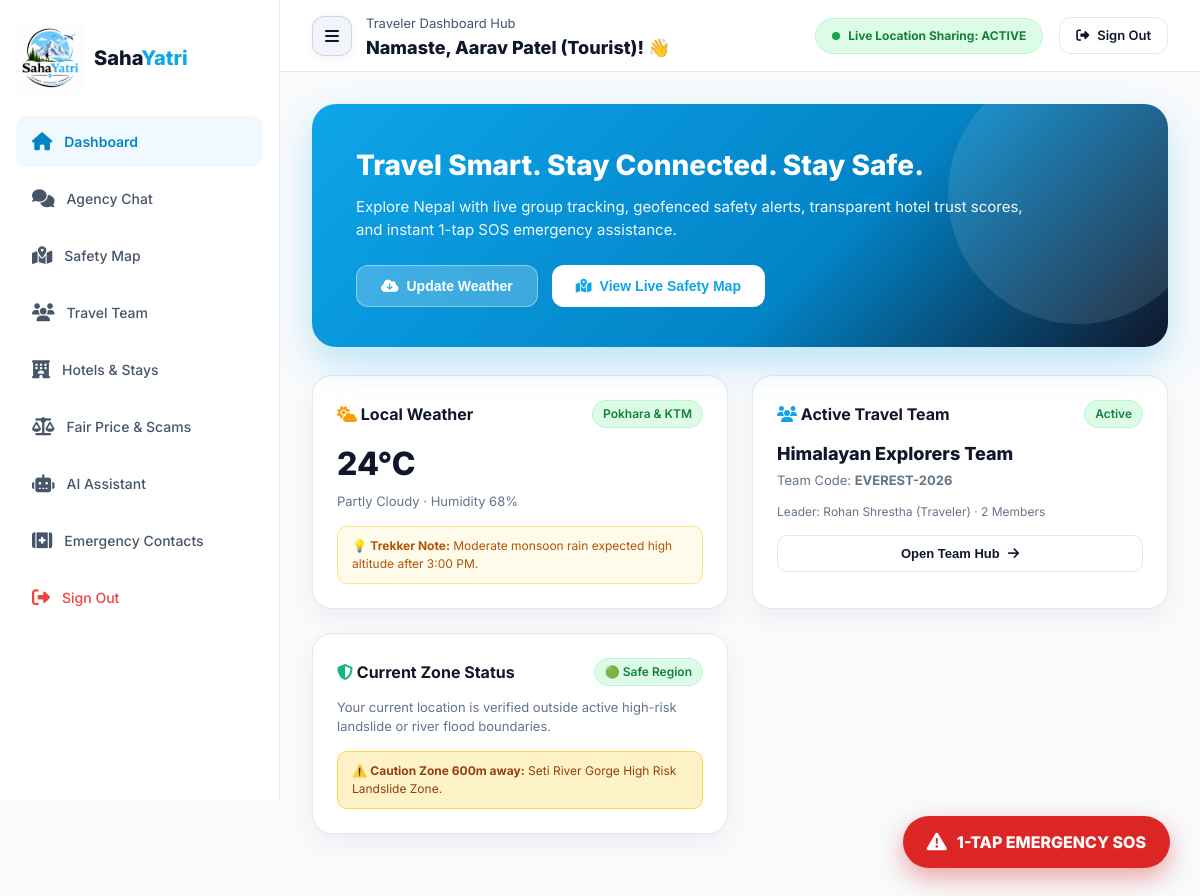
Screenshot of /traveler_dashboard.php?tab=chat&org_id=2 (signed in) with the database file from the repository.
### tables this page shows
CREATE TABLE IF NOT EXISTS `teams` (
    `id` INT AUTO_INCREMENT PRIMARY KEY,
    `team_code` VARCHAR(20) UNIQUE NOT NULL,
    `name` VARCHAR(150) NOT NULL,
    `leader_id` INT NOT NULL,
    `destination_name` VARCHAR(150) DEFAULT NULL,
    `start_date` DATE DEFAULT NULL,
    `end_date` DATE DEFAULT NULL,
    `status` ENUM('ACTIVE', 'DISBANDED') DEFAULT 'ACTIVE',
    `created_at` TIMESTAMP DEFAULT CURRENT_TIMESTAMP,
    FOREIGN KEY (`leader_id`) REFERENCES `users`(`id`) ON DELETE CASCADE
);

CREATE TABLE IF NOT EXISTS `users` (
    `id` INT AUTO_INCREMENT PRIMARY KEY,
    `organization_id` INT DEFAULT NULL,
    `full_name` VARCHAR(100) NOT NULL,
    `email` VARCHAR(150) UNIQUE NOT NULL,
    `phone` VARCHAR(50) DEFAULT NULL,
    `password` VARCHAR(255) NOT NULL,
    `role` ENUM('super_admin', 'organization_admin', 'user') NOT NULL DEFAULT 'user',
    `avatar` VARCHAR(255) DEFAULT NULL,
    `status` ENUM('ACTIVE', 'SUSPENDED') DEFAULT 'ACTIVE',
    `emergency_contact_name` VARCHAR(100) DEFAULT NULL,
    `emergency_contact_phone` VARCHAR(50) DEFAULT NULL,
    `created_at` TIMESTAMP DEFAULT CURRENT_TIMESTAMP,
    `updated_at` TIMESTAMP DEFAULT CURRENT_TIMESTAMP ON UPDATE CURRENT_TIMESTAMP,
    FOREIGN KEY (`organization_id`) REFERENCES `organizations`(`id`) ON DELETE SET NULL
);

### config/auth.php (called while the page is built, shortened)
<?php
function isLoggedIn() {
    return isset($_SESSION['user_id']) && !empty($_SESSION['user_id']);
}
function getCurrentUser() {
    return [
        'id' => $_SESSION['user_id'],
        'full_name' => $_SESSION['user_name'] ?? 'User',
        'email' => $_SESSION['user_email'] ?? '',
        'role' => $_SESSION['user_role'] ?? 'user',
        'organization_id' => $_SESSION['organization_id'] ?? null,
    ];
}

### traveler_dashboard.php (the view, shortened to what this page needs)
<?php
require_once __DIR__ . '/config/auth.php';
$user = getCurrentUser();
$db = getDBConnection();
$teamStmt = $db->prepare("SELECT t.*, u.full_name as leader_name,
                                 (SELECT COUNT(*) FROM team_members tm WHERE tm.team_id = t.id AND tm.status = 'ACTIVE') as member_count
                          FROM teams t
                          JOIN team_members tm ON t.id = tm.team_id
                          JOIN users u ON t.leader_id = u.id
                          WHERE tm.user_id = ? AND t.status = 'ACTIVE' LIMIT 1");
$teamStmt->execute([$user['id']]);
$activeTeam = $teamStmt->fetch();
$allowedTabs = ['tab-dashboard', 'tab-agency-chat', 'tab-map', 'tab-team', 'tab-hotels', 'tab-scams', 'tab-ai', 'tab-emergency'];
$initialTab = isset($_GET['tab']) && in_array($_GET['tab'], $allowedTabs) ? $_GET['tab'] : 'tab-dashboard';
?>
<!DOCTYPE html>
<html lang="en">
<head>
    <link rel="stylesheet" href="https://cdnjs.cloudflare.com/ajax/libs/font-awesome/6.5.1/css/all.min.css">
    <link rel="stylesheet" href="assets/css/style.css">
    <link rel="stylesheet" href="assets/css/leaflet.css">
</head>
<body>
    <div class="app-container">
        <aside class="sidebar" id="dashboard-sidebar">
            <a href="index.php" class="brand-logo" style="display: flex; align-items: center; gap: 10px; text-decoration: none;">
                <img src="assets/img/Logoo.png" alt="SahaYatri Logo" class="app-logo-img" style="height: 68px;">
                <div class="brand-logo-text" style="font-size: 20px; font-weight: 800; color: #0F172A;">Saha<span style="color: #0EA5E9;">Yatri</span></div>
            </a>
            <ul class="nav-menu">
                <li><a href="#" class="nav-link <?php echo $initialTab === 'tab-dashboard' ? 'active' : ''; ?>" data-tab-target="tab-dashboard"><span class="icon"><i class="fa-solid fa-house"></i></span><span>Dashboard</span></a></li>
                <li><a href="#" class="nav-link <?php echo $initialTab === 'tab-agency-chat' ? 'active' : ''; ?>" data-tab-target="tab-agency-chat"><span class="icon"><i class="fa-solid fa-comments"></i></span><span>Agency Chat</span></a></li>
                <li><a href="#" class="nav-link <?php echo $initialTab === 'tab-map' ? 'active' : ''; ?>" data-tab-target="tab-map"><span class="icon"><i class="fa-solid fa-map-location-dot"></i></span><span>Safety Map</span></a></li>
                <li><a href="#" class="nav-link <?php echo $initialTab === 'tab-team' ? 'active' : ''; ?>" data-tab-target="tab-team"><span class="icon"><i class="fa-solid fa-users"></i></span><span>Travel Team</span></a></li>
                <li><a href="#" class="nav-link <?php echo $initialTab === 'tab-hotels' ? 'active' : ''; ?>" data-tab-target="tab-hotels"><span class="icon"><i class="fa-solid fa-hotel"></i></span><span>Hotels & Stays</span></a></li>
                <li><a href="#" class="nav-link <?php echo $initialTab === 'tab-scams' ? 'active' : ''; ?>" data-tab-target="tab-scams"><span class="icon"><i class="fa-solid fa-scale-balanced"></i></span><span>Fair Price & Scams</span></a></li>
                <li><a href="#" class="nav-link <?php echo $initialTab === 'tab-ai' ? 'active' : ''; ?>" data-tab-target="tab-ai"><span class="icon"><i class="fa-solid fa-robot"></i></span><span>AI Assistant</span></a></li>
                <li><a href="#" class="nav-link <?php echo $initialTab === 'tab-emergency' ? 'active' : ''; ?>" data-tab-target="tab-emergency"><span class="icon"><i class="fa-solid fa-kit-medical"></i></span><span>Emergency Contacts</span></a></li>
                <li style="margin-top: auto;"><a href="logout.php" class="nav-link" style="color: var(--color-danger);"><span class="icon"><i class="fa-solid fa-right-from-bracket"></i></span><span>Sign Out</span></a></li>
            </ul>
        </aside>
        <div class="main-wrapper" id="dashboard-main-wrapper">
            <header class="header">
                <div style="display: flex; align-items: center; gap: 14px;">
                    <button class="sidebar-slide-toggle-btn" id="sidebar-slide-btn" title="Toggle Sidebar Navigation">
                        <i class="fa-solid fa-bars"></i>
                    </button>
                    <div>
                        <span style="color: var(--color-text-secondary); font-size: 13px;">Traveler Dashboard Hub</span>
                        <h3 style="font-size: 18px; font-weight: 800; color: #0F172A;">Namaste, <?php echo htmlspecialchars($user['full_name']); ?>! 👋</h3>
                    </div>
                </div>
                <div style="margin-left: auto; display: flex; align-items: center; gap: 16px;">
                    <div style="background: #DCFCE7; color: #15803D; padding: 8px 16px; border-radius: 20px; font-size: 12px; font-weight: 700; display: flex; align-items: center; gap: 8px; border: 1px solid #BBF7D0;">
                        <span style="width: 8px; height: 8px; background: #16A34A; border-radius: 50%; display: inline-block;"></span>
                        Live Location Sharing: ACTIVE
                    </div>
                    <a href="logout.php" class="btn btn-outline" style="font-size: 13px; padding: 8px 16px; border-radius: 12px;"><i class="fa-solid fa-right-from-bracket"></i> Sign Out</a>
                </div>
            </header>
            <main class="content-area">
                <div id="tab-dashboard" class="tab-content <?php echo $initialTab === 'tab-dashboard' ? 'active' : ''; ?>">
                    <div class="hero-banner-enhanced">
                        <h1 style="font-size: 28px; font-weight: 800; margin-bottom: 10px;">Travel Smart. Stay Connected. Stay Safe.</h1>
                        <p style="font-size: 15px; opacity: 0.95; max-width: 680px; margin-bottom: 24px; line-height: 1.5;">Explore Nepal with live group tracking, geofenced safety alerts, transparent hotel trust scores, and instant 1-tap SOS emergency assistance.</p>
                        <div style="display: flex; gap: 14px; flex-wrap: wrap;">
                            <button onclick="updateWeatherCondition()" class="btn" style="background: rgba(255,255,255,0.22); backdrop-filter: blur(10px); color: white; border: 1px solid rgba(255,255,255,0.4); padding: 12px 24px; font-size: 14px; border-radius: 12px; font-weight: 700; cursor: pointer;"><i class="fa-solid fa-cloud-arrow-down"></i> Update Weather</button>
                            <button onclick="document.querySelector('[data-tab-target=\'tab-map\']').click()" class="btn" style="background: white; color: #0EA5E9; padding: 12px 24px; font-size: 14px; border-radius: 12px; font-weight: 700;"><i class="fa-solid fa-map-location-dot"></i> View Live Safety Map</button>
                        </div>
                    </div>
                    <div class="dashboard-grid">
                        <div class="enhanced-card">
                            <div style="display: flex; justify-content: space-between; align-items: center; margin-bottom: 12px;">
                                <h4 style="color: #0F172A; font-size: 16px; font-weight: 700;"><i class="fa-solid fa-cloud-sun" style="color: #F59E0B;"></i> Local Weather</h4>
                                <span class="badge risk-safe">Pokhara & KTM</span>
                            </div>
                            <div id="weather-temp-display" style="font-size: 32px; font-weight: 800; color: #0F172A;">24°C <i class="fa-solid fa-sun-cloud" style="color: #F59E0B; font-size: 24px;"></i></div>
                            <p id="weather-desc-display" style="font-size: 13px; color: #64748B; margin-top: 4px;">Partly Cloudy · Humidity 68%</p>
                            <div style="margin-top: 14px; background: #FFFBEB; border: 1px solid #FDE68A; padding: 10px 14px; border-radius: 10px; font-size: 12px; color: #B45309;">
                                💡 <b>Trekker Note:</b> Moderate monsoon rain expected high altitude after 3:00 PM.
                            </div>
                        </div>
                        <div class="enhanced-card">
                            <div style="display: flex; justify-content: space-between; align-items: center; margin-bottom: 12px;">
                                <h4 style="color: #0F172A; font-size: 16px; font-weight: 700;"><i class="fa-solid fa-users" style="color: #0EA5E9;"></i> Active Travel Team</h4>
                                <span class="badge risk-safe">Active</span>
                            </div>
                            <?php if ($activeTeam): ?>
                                <h3 style="font-size: 18px; font-weight: 800; color: #0F172A; margin-bottom: 4px;"><?php echo htmlspecialchars($activeTeam['name']); ?></h3>
                                <p style="font-size: 13px; color: #64748B; margin-bottom: 12px;">Team Code: <b><?php echo htmlspecialchars($activeTeam['team_code']); ?></b></p>
                                <p style="font-size: 12px; color: #64748B; margin-bottom: 14px;">Leader: <?php echo htmlspecialchars($activeTeam['leader_name']); ?> · <?php echo $activeTeam['member_count']; ?> Members</p>
                                <button onclick="document.querySelector('[data-tab-target=\'tab-team\']').click()" class="btn btn-outline" style="width: 100%; font-size: 13px; border-radius: 10px;">Open Team Hub <i class="fa-solid fa-arrow-right"></i></button>
                            <?php endif; ?>
                        </div>
                        <div class="enhanced-card">
                            <div style="display: flex; justify-content: space-between; align-items: center; margin-bottom: 12px;">
                                <h4 style="color: #0F172A; font-size: 16px; font-weight: 700;"><i class="fa-solid fa-shield-halved" style="color: #10B981;"></i> Current Zone Status</h4>
                                <span class="badge risk-safe">🟢 Safe Region</span>
                            </div>
                            <p style="font-size: 13px; color: #64748B; margin-bottom: 14px;">Your current location is verified outside active high-risk landslide or river flood boundaries.</p>
                            <div style="background: #FEF3C7; border: 1px solid #FCD34D; padding: 10px 14px; border-radius: 10px; font-size: 12px; color: #92400E;">
                                ⚠️ <b>Caution Zone 600m away:</b> Seti River Gorge High Risk Landslide Zone.
                            </div>
                        </div>
                    </div>
                </div>
            </main>
        </div>
    </div>
    <div id="sos-trigger-fab" onclick="triggerSOSAlert()" style="position: fixed; bottom: 30px; right: 30px; z-index: 9999; background: #DC2626; color: white; padding: 14px 24px; border-radius: 40px; font-weight: 800; box-shadow: 0 10px 25px rgba(220, 38, 38, 0.4); cursor: pointer; display: flex; align-items: center; gap: 10px;">
        <i class="fa-solid fa-triangle-exclamation" style="font-size: 20px;"></i>
        <span>1-TAP EMERGENCY SOS</span>
    </div>
</body>
</html>

### assets/css/style.css (style rules this page uses)
:root { --color-primary: #0EA5E9; --color-primary-dark: #0284C7; --color-primary-light: #E0F2FE; --color-primary-100: #F0F9FF; --color-dark-accent: #0F172A; --color-nature-green: #15803D; --color-sky-accent: #38BDF8; --color-danger: #EF4444; --color-danger-dark: #DC2626; --color-danger-light: #FEE2E2; --color-success: #10B981; --color-warning: #F59E0B; --color-risk-safe: #16A34A; --color-risk-caution: #EAB308; --color-risk-high: #F97316; --color-risk-critical: #DC2626; --color-text-primary: #0F172A; --color-text-secondary: #475569; --color-text-muted: #94A3B8; --color-border: #E2E8F0; --color-surface: #FFFFFF; --color-background: #F8FAFC; --radius-sm: 6px; --radius-md: 12px; --radius-lg: 20px; --shadow-sm: 0 1px 3px rgba(0, 0, 0, 0.05); --shadow-md: 0 4px 12px rgba(14, 165, 233, 0.08); --shadow-lg: 0 10px 25px rgba(15, 23, 42, 0.12); }
* { box-sizing: border-box; margin: 0; padding: 0; }
body { font-family: 'Inter', system-ui, -apple-system, sans-serif; background-color: var(--color-background); color: var(--color-text-primary); line-height: 1.5; -webkit-font-smoothing: antialiased; }
.app-container { display: flex; min-height: 100vh; }
.sidebar { width: 280px; background: var(--color-surface); border-right: 1px solid var(--color-border); padding: 24px 16px; display: flex; flex-direction: column; position: fixed; height: 100vh; z-index: 100; transition: transform 0.35s cubic-bezier(0.4, 0, 0.2, 1); }
.main-wrapper { margin-left: 280px; flex: 1; display: flex; flex-direction: column; min-width: 0; transition: margin-left 0.35s cubic-bezier(0.4, 0, 0.2, 1), width 0.35s cubic-bezier(0.4, 0, 0.2, 1); }
.sidebar { transition: width 0.35s cubic-bezier(0.4, 0, 0.2, 1), padding 0.35s cubic-bezier(0.4, 0, 0.2, 1), transform 0.35s cubic-bezier(0.4, 0, 0.2, 1); }
.sidebar-slide-toggle-btn { background: #FFFFFF; border: 1px solid #E2E8F0; color: #0F172A; width: 44px; height: 44px; border-radius: 14px; display: flex; align-items: center; justify-content: center; cursor: pointer; font-size: 18px; box-shadow: 0 2px 8px rgba(15, 23, 42, 0.06); transition: all 0.25s cubic-bezier(0.4, 0, 0.2, 1); }
.sidebar-slide-toggle-btn i { transition: transform 0.3s ease; }
.header { height: 72px; background: var(--color-surface); border-bottom: 1px solid var(--color-border); display: flex; align-items: center; padding: 0 32px; position: sticky; top: 0; z-index: 90; }
.content-area { padding: 32px; flex: 1; max-width: 1400px; margin: 0 auto; width: 100%; }
.brand-logo { display: flex; align-items: center; gap: 12px; margin-bottom: 24px; text-decoration: none; }
.app-logo-img { height: 68px; width: auto; object-fit: contain; transition: transform 0.2s ease; }
.nav-menu { list-style: none; display: flex; flex-direction: column; gap: 6px; }
.nav-link { display: flex; align-items: center; gap: 12px; padding: 12px 16px; border-radius: var(--radius-md); color: var(--color-text-secondary); text-decoration: none; font-size: 14px; font-weight: 500; transition: all 0.2s ease; }
.nav-link:hover, .nav-link.active { background: var(--color-primary-100); color: var(--color-primary-dark); font-weight: 600; }
.nav-link .icon { font-size: 18px; }
.dashboard-grid { display: grid; grid-template-columns: repeat(auto-fit, minmax(320px, 1fr)); gap: 24px; margin-bottom: 32px; }
.btn { display: inline-flex; align-items: center; justify-content: center; gap: 8px; padding: 10px 20px; border-radius: var(--radius-md); font-size: 14px; font-weight: 600; cursor: pointer; border: none; transition: all 0.2s ease; text-decoration: none; }
.btn-outline { background: transparent; border: 1px solid var(--color-border); color: var(--color-text-primary); }
.badge { display: inline-flex; align-items: center; gap: 6px; padding: 4px 10px; border-radius: 20px; font-size: 12px; font-weight: 600; }
.risk-safe { background: #DCFCE7; color: #15803D; border: 1px solid #BBF7D0; }
.tab-content { display: none; }
.tab-content.active { display: block; }

### rows the page displays
teams: name "Himalayan Explorers Team", team_code "EVEREST-2026", leader.full_name "Rohan Shrestha (Traveler)"

### other values shown
$user['full_name'] "Aarav Patel (Tourist)"
$activeTeam['member_count'] "2"
